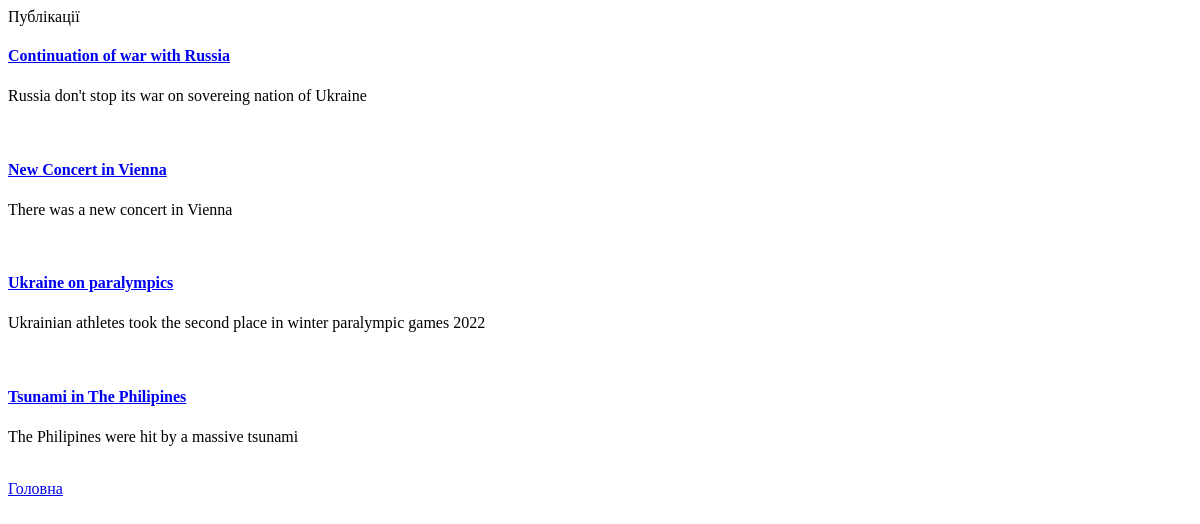
Page /articles on the earlier database version.
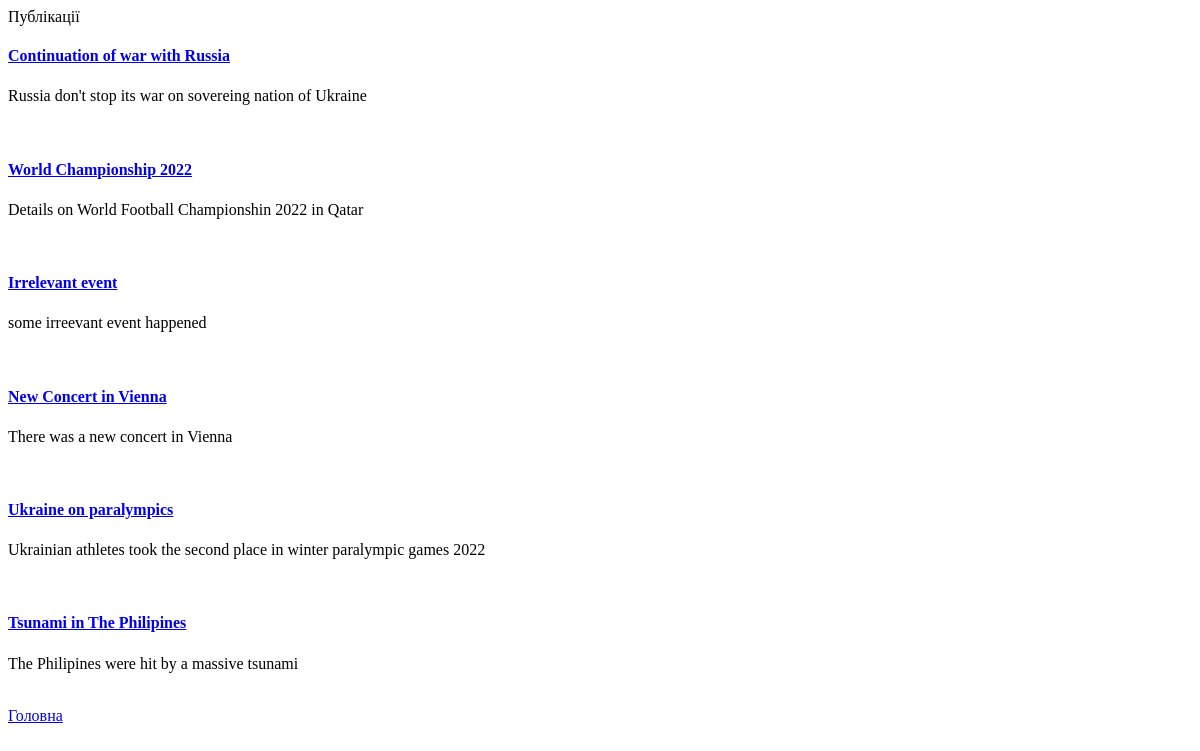
Same page on the later database version.
### app_blog/models.py (models this page shows, shortened)
class Article(models.Model):
    title = models.CharField("Title", max_length=127, help_text="Max 127 characters length")
    description = models.CharField("Article description",
                                   max_length=512, blank=True, null=True)
    publication_date = models.DateField("Date of publication", default=timezone.now)
    slug = models.SlugField("Slug", unique_for_date='publication_date')
    main_page = models.BooleanField("Main page", default=False, help_text="Show on main page")
    category = models.ForeignKey(Category, related_name="news",
                                verbose_name="Category", on_delete=models.CASCADE)
    objects = models.Manager()
    def get_absolute_url(self):
        try:
            url = reverse("news-detail",
                            kwargs={
                                'year': self.publication_date.strftime("%Y"),
                                'month': self.publication_date.strftime("%m"),
                                'day': self.publication_date.strftime("%d"),
                                'slug': self.slug})
        except:
            url = '/'
        return url
    class Meta:
        ordering = ['-publication_date']
        verbose_name = "Article"
        verbose_name_plural = "Articles"

### app_blog/views.py (the view)
# urls.py: path(r'articles', views.ArticleList.as_view(), name='articles-list'),
class ArticleList(ListView):
    model = Article
    template_name = 'articles_list.html'
    context_object_name = 'items'
    def get_context_data(self, *args, **kwargs):
        context = super(ArticleList, self).get_context_data(*args, **kwargs)
        try:
            context['category'] = Category.objects.get(slug=self.kwargs.get('slug'))
        except Exception:
            context['category'] = None
        return context
    def get_queryset(self, *args, **kwargs):
        articles = Article.objects.all()
        return articles

### app_blog/templates/articles_list.html (shortened to what this page needs)
<!DOCTYPE html>
<html lang="en">
    <head>
    </head>
    <body>
        Публікації  <br/>
        {% for item in items %}
            <div class="articles-row">
                <a href="{{ item.get_absolute_url }}"><h4>{{ item.title }}</h4></a>
                <p>
                    {{ item.description|safe|escape|striptags|truncatewords_html:32 }}
                </p>
                <div class="container-image">
                </div>
            </div>
        {% endfor %}
        <a href="{% url 'home' %}">Головна</a>
    </body>
</html>

Differences in the rows shown:
added Article: title "World Championship 2022", description "Details on World Football Championshin 2022 in Qatar"
added Article: title "Irrelevant event", description "some irreevant event happened"
